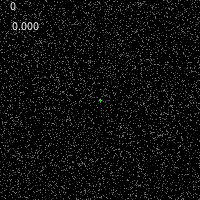
Frame 1 (no input)
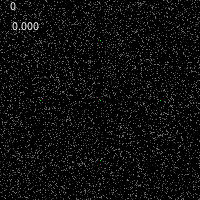
Frame 60 (the mouse pressed at the canvas centre just before this capture)
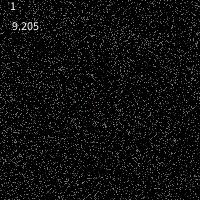
Frame 120 (the mouse held since frame 60 and released just before this capture)

The Processing sketch that drew these frames (run headless with seeded random() and noise(); from frame 60 on, the mouse is pressed at the canvas centre):

// Processing sketch: brainium2
// ── brainium2.pde
ArrayList<Creature> creatures = new ArrayList<Creature>();
float[][] food;

int perGeneration = 50;

void setup () {
  size(200, 200);

  for (int i = 0; i < perGeneration; i += 1) {
    int x = width / 2;
    int y = height / 2;
    creatures.add(new Creature(x, y));
  }

  frameRate(1000);
  food = new float[width][height];
  resetFood();
}

void resetFood() {
  for (int x = 0; x < width; x += 1) {
    for (int y = 0; y < height; y += 1) {
      food[x][y] = random(0, 10);
      if (random(0,10) > 2) {
        food[x][y] = 0.01;
      }
    }
  }
}

boolean outOfBounds(int x, int y) {
  if (x < 0 || x >= width || y < 0 || y >= height) {
    return true;
  } else {
    return false;
  }
}
float foodAt(int x, int y) {
  if (outOfBounds(x, y)) {
    return -1;
  } else {
    return food[x][y];
  }
}

int cycles = 0;
int generation = 0;
float averageHealth = 0;

void draw() {
  cycles += 1;
  background(0);
  loadPixels();
  for (int x = 0; x < width; x += 1) {
    for (int y = 0; y < height; y += 1) {
      float c = map(food[x][y], 0, 5, 0, 64);
      pixels[x + y * width] = color(c);
    }
  }  
  for (Creature c : creatures) {
    c.update();
    c.draw();
  }


  updatePixels();
  text(generation, 10, 10);
  text(averageHealth, 10, 30);

  if (cycles > 100) {
    generation += 1;
    cycles = 0;
    averageHealth = 0;
    Creature n = null;
    Creature n2 = null;
    float highest = -1;
    creatures.sort(creatureCompare);
    n = creatures.get(creatures.size() - 1);
    n2 = creatures.get(creatures.size() - 2);
        
    for (Creature c : creatures) {
      if (c.health > highest) {
        highest = c.health;
//        n = c;
      averageHealth += c.health;
      }
    }
    averageHealth /= creatures.size();

    creatures.clear();
    for (int i = 0; i < perGeneration; i += 1) {
      int x = width / 2;
      int y = height / 2;
      Creature c = new Creature(x, y);
      if (i > perGeneration / 2) {      
        c.brain = n2.brain.copy();
      } else {
        c.brain = n.brain.copy();
      }

      creatures.add(c);
      resetFood();
    }
  }
}
// ── brain_and_layer.pde
class Layer {
  float[][] weights;
  float[] values;

  Layer(int prev, int howMany) {
    weights = new float[prev][howMany];
    values = new float[howMany];

    for (int x = 0; x < weights.length; x += 1) {
      for (int y = 0; y < weights[x].length; y += 1) {
        weights[x][y] = random(-1, 1);
      }
    }
  }

  void adjustWeights() {
    for (int x = 0; x < weights.length; x += 1) {
      for (int y = 0; y < weights[x].length; y += 1) {
        weights[x][y] += random(-0.01, 0.01);  
      }
    }
  }
}

class Brain {
  float[] inputs;

  Layer l1, l2, out;

  Brain copy() {
    Brain copy = new Brain(inputs.length, l1.values.length, l2.values.length, out.values.length);

    for (int x = 0; x < l1.weights.length; x += 1) {
      for (int y = 0; y < l1.weights[x].length; y += 1) {
        copy.l1.weights[x][y] = l1.weights[x][y] + random(-0.01, 0.01);
        if (copy.l1.weights[x][y] < -1) copy.l1.weights[x][y] = -1;
        if (copy.l1.weights[x][y] > 1) copy.l1.weights[x][y] = 1;
      }
    }

    for (int x = 0; x < l2.weights.length; x += 1) {
      for (int y = 0; y < l2.weights[x].length; y += 1) {
        copy.l2.weights[x][y] = l2.weights[x][y] + random(-0.01, 0.01);
        if (copy.l2.weights[x][y] < -1) copy.l2.weights[x][y] = -1;
        if (copy.l2.weights[x][y] > 1) copy.l2.weights[x][y] = 1;
      }
    }

    for (int x = 0; x < out.weights.length; x += 1) {
      for (int y = 0; y < out.weights[x].length; y += 1) {
        copy.out.weights[x][y] = out.weights[x][y] + random(-0.01, 0.01);
        if (copy.out.weights[x][y] < -1) copy.out.weights[x][y] = -1;
        if (copy.out.weights[x][y] > 1) copy.out.weights[x][y] = 1;
      }
    }


    return copy;
  }


  Brain(int inputs, int l1, int l2, int out) {
    this.inputs = new float[inputs];
    this.l1 = new Layer(inputs, l1);
    this.l2 = new Layer(l1, l2);
    this.out = new Layer(l2, out);
  }

  void setInputs(float[] in) {
    for (int i = 0; i < in.length; i += 1) {
      inputs[i] = in[i];
    }
  }

  void calc() {
    for (int i = 0; i < l1.values.length; i += 1) {
      for (int j = 0; j < l1.weights.length; j += 1) {
        l1.values[i] = l1.weights[j][i] * inputs[j];
        l1.values[i] = 1 / (1 + pow(exp(1), -l1.values[i]));
      }
    }
    for (int i = 0; i < l2.values.length; i += 1) {
      for (int j = 0; j < l2.weights.length; j += 1) {
        l2.values[i] = l2.weights[j][i] * l1.values[j];
        l2.values[i] = 1 / (1 + pow(exp(1), -l2.values[i]));
      }
    }
    for (int i = 0; i < out.values.length; i += 1) {
      for (int j = 0; j < out.weights.length; j += 1) {
        out.values[i] = out.weights[j][i] * l2.values[j];
        out.values[i] = 1 / (1 + pow(exp(1), -out.values[i]));
      }
    }
    
    float r = random(0,100);
    if (r <= 1) {
      l1.adjustWeights();
      l2.adjustWeights();
      out.adjustWeights();
    }
  }
}
// ── creatureclass.pde
import java.util.Comparator;
class Creature implements Comparable<Creature> {
  int x, y;
  float health;

  float[] inputs = new float[4];
  Brain brain;

  Creature(int x, int y) {
    brain = new Brain(5, 10, 10, 5);
    this.x = x;
    this.y = y;
  }

  void update() {
    float[] f = new float[5];
    f[0] = foodAt(x-1, y);
    f[1] = foodAt(x+1, y);
    f[2] = foodAt(x, y-1);
    f[3] = foodAt(x, y+1);
    f[4] = foodAt(x,y);
    brain.setInputs(f);
    brain.calc();

    float highest = -10;
    int highestIndex = -1;

    for (int i = 0; i < brain.out.values.length; i += 1) {
      if (brain.out.values[i] > highest ) {
        highest = brain.out.values[i];
        highestIndex = i;
      }
    }

    int xx = x;
    int yy = y;
    switch (highestIndex) {
    
    case 0:
      xx = x - 1;
      break;
    case 1:
      xx = x + 1;
      break;
    case 2:
      yy = y - 1;
      break;
    case 3:
      yy = y + 1;
      break;
    case 4:
      //nothing
      break;
    default:
    }

    if (!outOfBounds(xx, yy)) {
      x = xx;
      y = yy;
      float fa = food[x][y];
      health += fa/2;
      food[x][y] = fa/2;
    }
  }

  void draw() {

    pixels[x + y * width] = color(0,255,0);
  }
  
  int compareTo(Creature o ) {
    if (this.health > o.health) {
      return 1;
    } else if (this.health < o.health) {
      return -1;
    } else {
      return 0;
    }
  }
  

}
  public static Comparator<Creature> creatureCompare = new Comparator<Creature>() {
    public int compare(Creature o1, Creature o2) {
      return o1.compareTo(o2);
    }
    
  };
